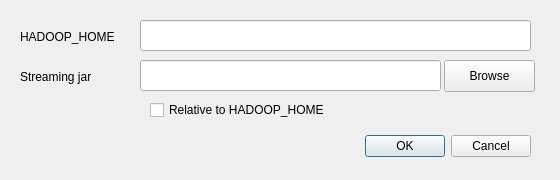
<?xml version="1.0" encoding="UTF-8"?>
<ui version="4.0">
 <class>Dialog</class>
 <widget class="QDialog" name="Dialog">
  <property name="geometry">
   <rect>
    <x>0</x>
    <y>0</y>
    <width>560</width>
    <height>180</height>
   </rect>
  </property>
  <property name="windowTitle">
   <string>Hadoop configuration</string>
  </property>
  <widget class="QDialogButtonBox" name="buttonBox">
   <property name="geometry">
    <rect>
     <x>190</x>
     <y>130</y>
     <width>341</width>
     <height>32</height>
    </rect>
   </property>
   <property name="orientation">
    <enum>Qt::Horizontal</enum>
   </property>
   <property name="standardButtons">
    <set>QDialogButtonBox::Cancel|QDialogButtonBox::Ok</set>
   </property>
  </widget>
  <widget class="QLabel" name="label">
   <property name="geometry">
    <rect>
     <x>20</x>
     <y>29</y>
     <width>111</width>
     <height>16</height>
    </rect>
   </property>
   <property name="text">
    <string>HADOOP_HOME</string>
   </property>
  </widget>
  <widget class="QLineEdit" name="textEditHadoopHome">
   <property name="geometry">
    <rect>
     <x>140</x>
     <y>20</y>
     <width>391</width>
     <height>31</height>
    </rect>
   </property>
  </widget>
  <widget class="QLabel" name="label_2">
   <property name="geometry">
    <rect>
     <x>20</x>
     <y>69</y>
     <width>101</width>
     <height>16</height>
    </rect>
   </property>
   <property name="text">
    <string>Streaming jar</string>
   </property>
  </widget>
  <widget class="QLineEdit" name="textEditStreamingJar">
   <property name="geometry">
    <rect>
     <x>140</x>
     <y>60</y>
     <width>301</width>
     <height>31</height>
    </rect>
   </property>
  </widget>
  <widget class="QPushButton" name="buttonBrowse">
   <property name="geometry">
    <rect>
     <x>444</x>
     <y>60</y>
     <width>91</width>
     <height>32</height>
    </rect>
   </property>
   <property name="text">
    <string>Browse</string>
   </property>
  </widget>
  <widget class="QCheckBox" name="checkBoxRelative">
   <property name="geometry">
    <rect>
     <x>150</x>
     <y>100</y>
     <width>231</width>
     <height>20</height>
    </rect>
   </property>
   <property name="text">
    <string>Relative to HADOOP_HOME</string>
   </property>
  </widget>
 </widget>
 <resources/>
 <connections>
  <connection>
   <sender>buttonBox</sender>
   <signal>accepted()</signal>
   <receiver>Dialog</receiver>
   <slot>accept()</slot>
   <hints>
    <hint type="sourcelabel">
     <x>248</x>
     <y>254</y>
    </hint>
    <hint type="destinationlabel">
     <x>157</x>
     <y>274</y>
    </hint>
   </hints>
  </connection>
  <connection>
   <sender>buttonBox</sender>
   <signal>rejected()</signal>
   <receiver>Dialog</receiver>
   <slot>reject()</slot>
   <hints>
    <hint type="sourcelabel">
     <x>316</x>
     <y>260</y>
    </hint>
    <hint type="destinationlabel">
     <x>286</x>
     <y>274</y>
    </hint>
   </hints>
  </connection>
 </connections>
</ui>
